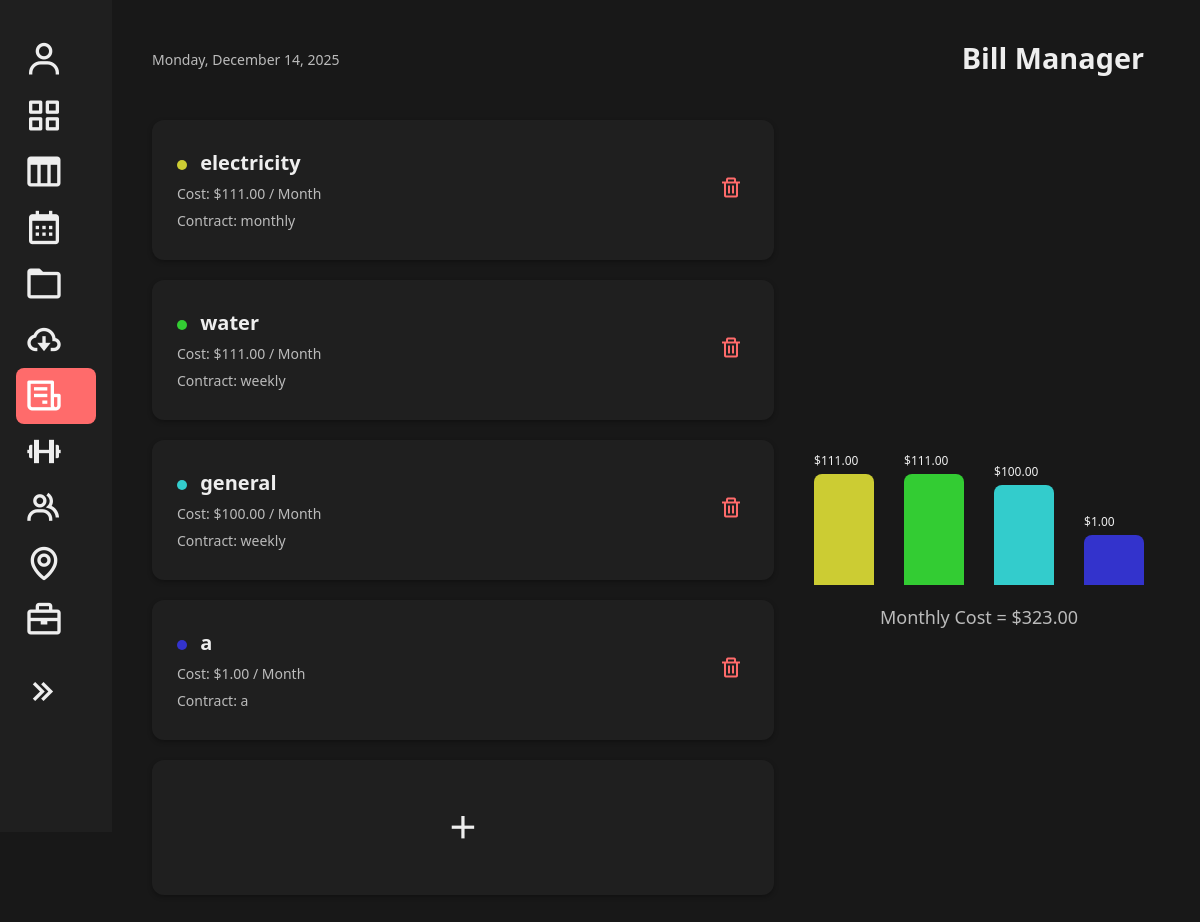
/BillManager/ (signed in), run on the app's committed database.
### main/models.py (models this page shows, shortened)
class Bill(models.Model):
    name = models.CharField(max_length=100)
    cost = models.DecimalField(max_digits=10, decimal_places=2)
    renewal_date = models.DateField(null=True, blank=True)
    contract_type = models.CharField(max_length=50, default='NA')
    STATUS_CHOICES = [
        ('active', 'Active'),
        ('suspended', 'Suspended'),
        ('canceled', 'Canceled'),
    ]
    status = models.CharField(max_length=10, choices=STATUS_CHOICES)

### main/views.py (the view)
# urls.py: path('BillManager/', main_views.BillManager, name='BillManager'),
def BillManager(request):
    bills_qs = Bill.objects.all()
    if _model_has_field(Bill, "user"):
        bills_qs = bills_qs.filter(user=request.user)
    total_cost = sum(b.cost for b in bills_qs)
    bills_with_colors = [{"obj": b, "hue": (i + 1) * 60} for i, b in enumerate(bills_qs)]
    return render(request, "BillManager.html", {"bills": bills_with_colors, "total_cost": total_cost})

### main/views.py (called while the page is built)
def _model_has_field(model, field_name: str) -> bool:
    return any(f.name == field_name for f in model._meta.get_fields())

### main/templates/BillManager.html (shortened to what this page needs)
<!DOCTYPE html>
<html lang="en">
<head>
  {% load static %}
  <link rel="stylesheet" href="{% static 'index.css' %}?v=2">
  <link href='https://unpkg.com/boxicons@2.1.4/css/boxicons.min.css' rel='stylesheet'>
</head>
<body>
  <div class="container">
    <aside>
      <nav class="nav">
        <ul class="nav-links">
          <li>
            <a href="{% url 'UserProfile' %}" {% if request.resolver_match.url_name == 'TaskManager' %}{% endif %}>
              <i class='bx bx bx-user'></i><span><strong>{{ user.username }}</strong></span>
            </a>
          </li>
          <li>
            <a href="{% url 'appboard:home' %}"
               class="{% if request.resolver_match.namespace == 'appboard' %}active{% endif %}">
              <i class='bx bx-grid-alt'></i><span>Dashboard</span>
            </a>
          </li>
          <li>
            <a href="{% url 'kanban:kanban' %}" class="{% if request.resolver_match.url_name == 'kanban' %}active{% endif %}">
              <i class='bx bx-columns'></i><span>Kanban</span>
            </a>
          </li>
          <li>
            <a href="{% url 'calendar' %}" {% if request.resolver_match.url_name == 'calendar' %}class="active"{% endif %}>
              <i class='bx bx-calendar'></i><span>Calendar</span>
            </a>
          </li>
          <li>
            <a href="{% url 'confirm_password' %}" {% if request.resolver_match.url_name == 'DocumentStorage' %}class="active"{% endif %}>
              <i class='bx bx-folder'></i><span>Document Manager</span>
            </a>
          </li>
          <li>
            <a href="{% url 'Subscription' %}" {% if request.resolver_match.url_name == 'Subscription' %}class="active"{% endif %}>
              <i class='bx bx-cloud-download'></i><span>Subscription Tracker</span>
            </a>
          </li>
          <li>
            <a href="{% url 'BillManager' %}" {% if request.resolver_match.url_name == 'BillManager' %}class="active"{% endif %}>
              <i class='bx bx-receipt'></i><span>Bill Manager</span>
            </a>
          </li>
          <li>
            <a href="{% url 'HealthManager' %}" {% if request.resolver_match.url_name == 'HealthManager' %}class="active"{% endif %}>
              <i class='bx bx-dumbbell'></i><span>Health Manager</span>
            </a>
          </li>
          <li>
            <a href="{% url 'FamilyManager' %}" {% if request.resolver_match.url_name == 'FamilyManager' %}class="active"{% endif %}>
              <i class='bx bx-group'></i><span>Family</span>
            </a>
          </li>
          <li>
            <a href="http://127.0.0.1:8000" target="_blank">
              <i class='bx bx-map'></i><span>GeoDesk</span>
            </a>
          </li>
          <li>
            <a href="{% url 'kanban:projectsKanban' %}"
               class="{% if request.resolver_match.url_name == 'projectsKanban' %}active{% endif %}">
               <i class='bx bx-briefcase'></i><span>Projects</span>
            </a>
          </li>
        </ul>
        <div class="collapse-btn">
          <a href="#" data-resize-btn>
            <i class='bx bx-chevrons-right'></i><span>Collapse</span>
          </a>
        </div>
        <div class="logout-btn">
        </div>
      </nav>
    </aside>
    <main class="content">
      <header class="header">
        <div class="date">Monday, December 14, 2025</div>
        <h1>Bill Manager</h1>
      </header>
      <div class="subscription-layout">
        <section class="subscription-list">
          {% for bill in bills %}
          <div class="subscription-item">
            <div class="details">
              <h3>
                <span class="status-dot" style="background-color: hsl({{ bill.hue }}, 60%, 50%)"></span>
                {{ bill.obj.name }}
              </h3>
              <p>Cost: ${{ bill.obj.cost }} / Month
              </p>
              <p>Contract: {{ bill.obj.contract_type }}</p>
            </div>
            <button class="delete-btn" onclick="openConfirmModal({{ bill.obj.id }})">
              <i class='bx bx-trash'></i>
            </button>
          </div>
          {% endfor %}
          <div>
            <a href="{% url 'add_item' 'bill' %}" class="add-btn">
              <i class='bx bx-plus'></i>
            </a>
          </div>
        </section>
        <section class="chart-section">
          <div class="chart">
            {% for bill in bills %}
            <div class="bar"
                style="height: {{ bill.obj.cost|floatformat:0 }}px; background-color: hsl({{ bill.hue }}, 60%, 50%);">
              <span>${{ bill.obj.cost }}</span>
            </div>
            {% endfor %}
          </div>
          <div class="total-cost">Monthly Cost = ${{ total_cost }}</div>
        </section>
      </div>
    </main>
  </div>
</body>
</html>

### main/static/index.css (style rules this page uses)
:root { --primary-color: #FF6B6B; --secondary-color: #4ECDC4; --accent-color: #FFE66D; --background-dark: #181818; --background-light: #1f1f1f; --text-light: #eee; --text-muted: #bbb; --sb-width: 5rem; --panel-brd: #2b3748; --today-cell: #222427; --hover-cell: #212225; --select-bg: #20242a; }
body { margin: 0; font-family: 'Segoe UI', Tahoma, Geneva, Verdana, sans-serif; background: var(--background-dark); color: var(--text-light); }
.container { display: flex; min-height: 100vh; margin-left: calc(var(--sb-width) + 1rem); padding: 0 1.5rem; animation: fadeInPage 1s ease forwards; opacity: 0; transition: margin-left 0.4s ease-in-out; }
aside { position:fixed; inset:0 auto 0 0; height:100vh; width:var(--sb-width); background:var(--background-light); transition:width .4s ease-in-out; padding:1rem; overflow-x:hidden; overflow-y:auto; display:flex; flex-direction:column; justify-content:space-between; }
.nav { display: flex; margin-top: auto; flex-direction: column; justify-content: space-between; height: 100%; }
.nav ul { list-style: none; padding: 0; flex: 1; display: flex; flex-direction: column; }
.nav a { display: flex; align-items: center; gap: 1rem; text-decoration: none; font-size: 1.5rem; color: #eee; padding: 0.5rem; border-radius: 0.5rem; transition: background-color 0.3s, justify-content 0.3s; white-space: nowrap; }
.nav a:hover, .nav a.active { background: var(--primary-color); color: white; }
.nav a i { font-size: 2.5rem; }
.nav a[data-resize-btn] i { transition: transform 0.3s ease; }
.logout-btn { width: 100%; display: flex; padding: 2rem 0; }
main.content { flex: 1; padding: 2rem 2rem; display: flex; flex-direction: column; transition: margin-left 0.4s ease; }
.header { text-align: left; margin-bottom: 10px; }
.date { font-size: 14px; color: var(--text-muted); }
h1 { margin-top: 10px; font-size: 32px; }
.chart-section { display: flex; flex-direction: column; align-items: center; margin-bottom: auto; margin-top: auto; }
.chart { display: flex; gap: 30px; align-items: flex-end; height: 200px; margin-bottom: 15px; }
.bar { width: 60px; min-height: 50px; display: flex; justify-content: left; align-items: flex-end; position: relative; border-radius: 8px 8px 0 0; }
.bar span { position: absolute; bottom: calc(100% + 5px); font-size: 12px; margin-bottom: 0; }
.total-cost { font-size: 18px; color: var(--text-muted); margin-top: 5px; }
.subscription-list { display: flex; flex-direction: column; gap: 20px; width: 100%; margin: 0 auto; }
.subscription-layout { display: grid; grid-template-columns: 2fr 1fr; gap: 40px; align-items: flex-start; justify-content: start; margin-top: 20px; }
.subscription-item { background: var(--background-light); padding: 20px 25px; border-radius: 12px; display: flex; justify-content: inherit; align-items: center; min-height: 100px; box-shadow: 0 2px 5px rgba(0, 0, 0, 0.3); }
.details h3 { margin: 0; font-size: 20px; color: var(--text-light); }
.details p { margin: 8px 0 0; font-size: 14px; color: var(--text-muted); }
.logout-btn { margin-top: 100px; padding-top: 1rem; }
.status-dot { width: 10px; height: 10px; border-radius: 50%; display: inline-block; margin-right: 8px; }
.add-btn { display: flex; justify-content: center; align-items: center; height: 135px; background-color: var(--background-light); border-radius: 12px; box-shadow: 0 2px 5px rgba(0, 0, 0, 0.3); transition: background 0.3s ease, transform 0.2s ease; text-decoration: none; }
.add-btn i { font-size: 2.4rem; color: var(--text-light); }
.subscription-item { position: relative; display: flex; justify-content: space-between; align-items: center; background: var(--background-light); padding: 20px 25px; border-radius: 12px; min-height: 100px; box-shadow: 0 2px 5px rgba(0, 0, 0, 0.3); }
.delete-btn { background: transparent; border: none; color: #FF6B6B; font-size: 24px; cursor: pointer; transition: transform 0.2s ease; }
.header { display:flex; align-items:center; justify-content:space-between; margin: .2rem 0 1rem; }
h1 { margin:.2rem 0 .4rem; font-size:1.8rem; }

### data on the page
Bill: obj.name "electricity", obj.cost "111.00", obj.contract_type "monthly"
Bill: obj.name "water", obj.cost "111.00", obj.contract_type "weekly"
Bill: obj.name "general", obj.cost "100.00", obj.contract_type "weekly"
Bill: obj.name "a", obj.cost "1.00", obj.contract_type "a"

### other printed values
{{ total_cost }} "323.00"
